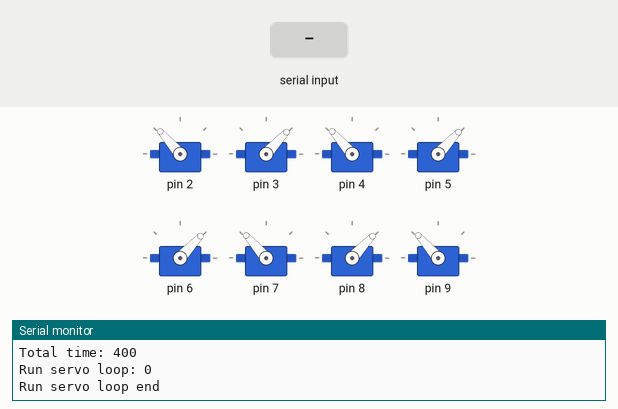
This sketch was run on a simulated Arduino Nano, built with avr-gcc and run on an emulated ATmega328P. On the bench: 8 × servo, the last lines printed to the serial monitor. The inputs (shaded band) are chosen by the test bench.

Above: at 1.6 s.
1.7 s: "<]>" received over the second serial link
At 3.3 s:
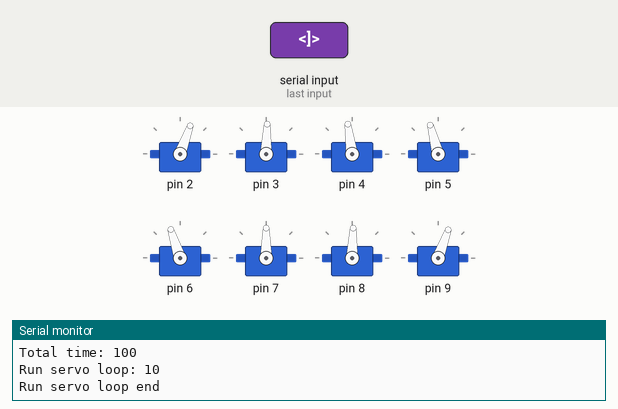
4.7 s: "<1>" received over the second serial link
At 4.94 s:
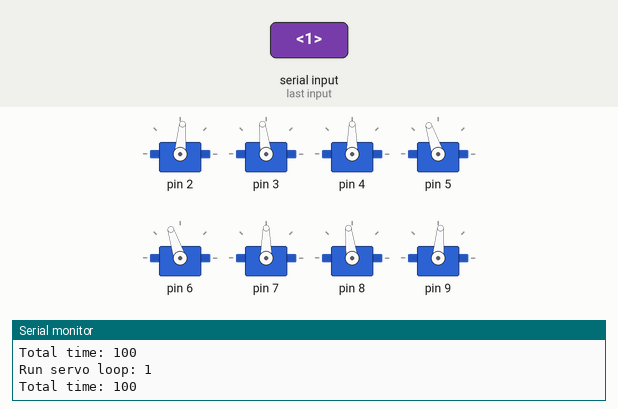
7.7 s: "<2>" received over the second serial link
At 9.4 s:
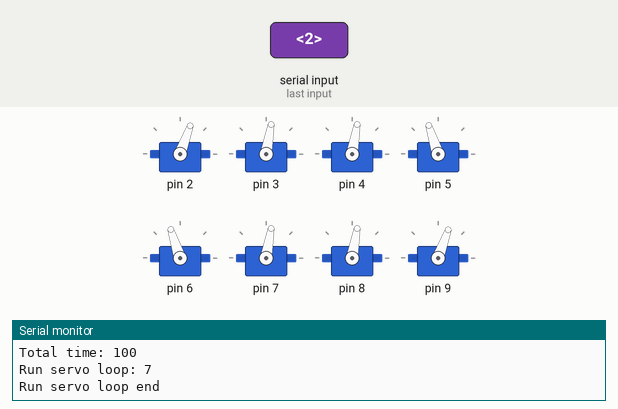
10.7 s: "<3>" received over the second serial link
At 10.94 s:
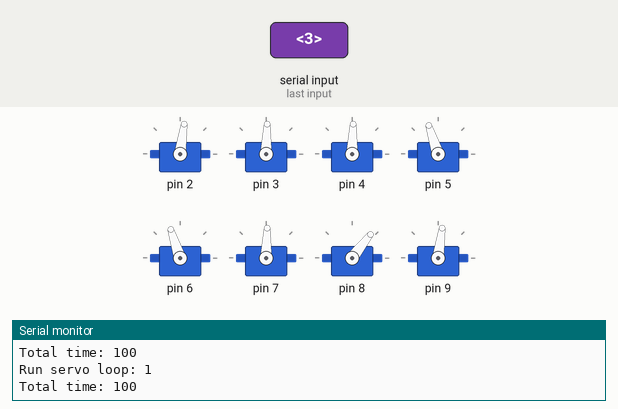
Timing chart, 0 to 13.7 s (numbered marks = the images above; inputs shaded):
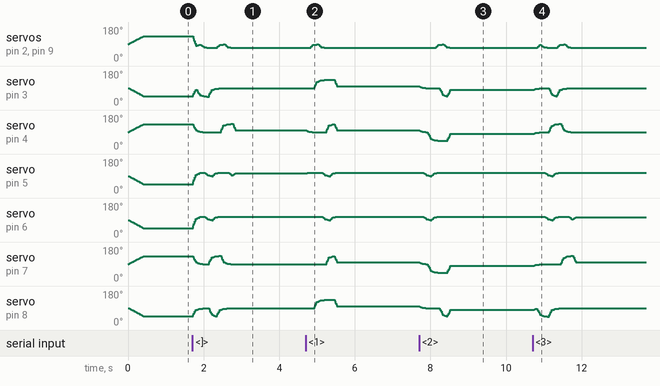

Measured:
- after the input at 4.7 s, servo on pin 2, servo on pin 9: rises from 70° to 88° in 0.17 s, then falls to 70° in 0.21 s; servo on pin 3, servo on pin 8: rises from 88° to 133° in 0.25 s, then falls to 98° in 0.34 s; servo on pin 7: rises from 90° to 132° in 0.17 s, then falls to 98° in 0.11 s
- after the input at 7.7 s, servo on pin 2, servo on pin 9: rises from 70° to 88° in 0.17 s, then falls to 70° in 0.21 s
- after the input at 10.7 s, servo on pin 4: rises from 80° to 133° in 0.68 s, then falls to 90° in 0.32 s; servo on pin 7: rises from 80° to 133° in 0.99 s, then falls to 98° in 0.13 s

The sketch:

Bluetooth_robot.ino
```cpp
#include <Servo.h>
#include <EEPROM.h>
#include <SoftwareSerial.h>

//#define ENABLE_SHIFT_BUTTONS

#define BLUETOOTH_RX_PIN 11
#define BLUETOOTH_TX_PIN 10
#define BLE_SERIAL_SPEED 57600

/* How many shift register chips are daisy-chained.
*/
#define NUMBER_OF_SHIFT_CHIPS 1

/* Width of data (how many ext lines).
*/
#define DATA_WIDTH 8

/* Width of pulse to trigger the shift register to read and latch.
*/
#define PULSE_WIDTH_USEC 5

/* Optional delay between shift register reads.
*/
#define POLL_DELAY_MSEC 1

#if defined(ENABLE_SHIFT_BUTTONS)

unsigned long lastPinsReadTime;

#define SHIFT_PLOAD_PIN 15
#define SHIFT_CLOCK_EN_PIN 17
#define SHIFT_DATA_PIN 16
#define SHIFT_CLOCK_PIN 14

bool pinValuesArr[DATA_WIDTH];
bool oldPinValuesArr[DATA_WIDTH];

#endif

String robotName = "Q1 mini"; // Robot name

const int enableCalibration = true; // Enable calibration button

#define NUMBER_OF_SERVOS 8
const int numberOfACE = 9; // Number of action code elements
int servoCal[] = { 0, 0, 0, 0, 0, 0, 0, 0 }; // Servo calibration data
int servoPos[] = { 0, 0, 0, 0, 0, 0, 0, 0 }; // Servo current position
#define SERVO_PRG_PERIOD 20
Servo servo[NUMBER_OF_SERVOS]; // Servo object

//const enum RemoteRobotCommand {
//  Zero = 0,
//  Standby = 1,
//  Forward = 2,
//  Backward = 3,
//  Move_left = 4,
//  Move_right = 5,
//  Turn_left = 6,
//  Turn_right = 7,
//  Lie = 8,
//  Say_hi = 10,
//  Fighting = 11,
//  Push_up = 12,
//  Sleep = 13,
//  Dancing1 = 14,
//  Dancing2 = 15,
//  Dancing3 = 16
//};

bool _foundCalibrationSymbol = false;
bool _foundStartingSymbol = false;
int _lastReadCommand;
String _readCommandData = "";

SoftwareSerial _bluetoothSerial(BLUETOOTH_TX_PIN, BLUETOOTH_RX_PIN);

// Action code
// --------------------------------------------------------------------------------

// Servo zero position
// -------------------------- P02, P03, P05, P15, P07, P08, P11, P16
const int servoAct00[] = { 135,  45, 135,  45,  45, 135,  45, 135 };

// Zero
int servoPrg00step = 1;
const int servoPrg00[][numberOfACE] = {
	// P02, P03, P05, P15, P07, P08, P11, P16,  ms
	{  135,  45, 135,  45,  45, 135,  45, 135,  400  }, // zero position
};

// Standby
int servoPrg01step = 2;
const int servoPrg01[][numberOfACE] = {
	// P02, P03, P05, P15, P07, P08, P11, P16,  ms
	{   90,  90,  90,  90,  90,  90,  90,  90,  200  }, // servo center point
	{   70,  90,  90, 110, 110,  90,  90,  70,  200  }, // standby
};

// Forward
int servoPrg02step = 11;
const int servoPrg02[][numberOfACE] = {
	// P02, P03, P05, P15, P07, P08, P11, P16,  ms
	{   70,  90,  90, 110, 110,  90,  90,  70,  100  }, // standby
	{   90,  90,  90, 110, 110,  90,  45,  90,  100  }, // leg1,4 up; leg4 fw
	{   70,  90,  90, 110, 110,  90,  45,  70,  100  }, // leg1,4 dn
	{   70,  90,  90,  90,  90,  90,  45,  70,  100  }, // leg2,3 up
	{   70,  45, 135,  90,  90,  90,  90,  70,  100  }, // leg1,4 bk; leg2 fw
	{   70,  45, 135, 110, 110,  90,  90,  70,  100  }, // leg2,3 dn
	{   90,  90, 135, 110, 110,  90,  90,  90,  100  }, // leg1,4 up; leg1 fw
	{   90,  90,  90, 110, 110, 135,  90,  90,  100  }, // leg2,3 bk
	{   70,  90,  90, 110, 110, 135,  90,  70,  100  }, // leg1,4 dn
	{   70,  90,  90, 110,  90, 135,  90,  70,  100  }, // leg3 up
	{   70,  90,  90, 110, 110,  90,  90,  70,  100  }, // leg3 fw dn
};

// Backward
int servoPrg03step = 11;
const int servoPrg03[][numberOfACE] = {
	// P02, P03, P05, P15, P07, P08, P11, P16,  ms
	{   70,  90,  90, 110, 110,  90,  90,  70,  100  }, // standby
	{   90,  45,  90, 110, 110,  90,  90,  90,  100  }, // leg4,1 up; leg1 fw
	{   70,  45,  90, 110, 110,  90,  90,  70,  100  }, // leg4,1 dn
	{   70,  45,  90,  90,  90,  90,  90,  70,  100  }, // leg3,2 up
	{   70,  90,  90,  90,  90, 135,  45,  70,  100  }, // leg4,1 bk; leg3 fw
	{   70,  90,  90, 110, 110, 135,  45,  70,  100  }, // leg3,2 dn
	{   90,  90,  90, 110, 110, 135,  90,  90,  100  }, // leg4,1 up; leg4 fw
	{   90,  90, 135, 110, 110,  90,  90,  90,  100  }, // leg3,1 bk
	{   70,  90, 135, 110, 110,  90,  90,  70,  100  }, // leg4,1 dn
	{   70,  90, 135,  90, 110,  90,  90,  70,  100  }, // leg2 up
	{   70,  90,  90, 110, 110,  90,  90,  70,  100  }, // leg2 fw dn
};

// Move Left
int servoPrg04step = 11;
const int servoPrg04[][numberOfACE] = {
	// P02, P03, P05, P15, P07, P08, P11, P16,  ms
	{   70,  90,  90, 110, 110,  90,  90,  70,  100  }, // standby
	{   70,  90,  45,  90,  90,  90,  90,  70,  100  }, // leg3,2 up; leg2 fw
	{   70,  90,  45, 110, 110,  90,  90,  70,  100  }, // leg3,2 dn
	{   90,  90,  45, 110, 110,  90,  90,  90,  100  }, // leg1,4 up
	{   90, 135,  90, 110, 110,  45,  90,  90,  100  }, // leg3,2 bk; leg1 fw
	{   70, 135,  90, 110, 110,  45,  90,  70,  100  }, // leg1,4 dn
	{   70, 135,  90,  90,  90,  90,  90,  70,  100  }, // leg3,2 up; leg3 fw
	{   70,  90,  90,  90,  90,  90, 135,  70,  100  }, // leg1,4 bk
	{   70,  90,  90, 110, 110,  90, 135,  70,  100  }, // leg3,2 dn
	{   70,  90,  90, 110, 110,  90, 135,  90,  100  }, // leg4 up
	{   70,  90,  90, 110, 110,  90,  90,  70,  100  }, // leg4 fw dn
};

// Move Right
int servoPrg05step = 11;
const int servoPrg05[][numberOfACE] = {
	// P02, P03, P05, P15, P07, P08, P11, P16,  ms
	{   70,  90,  90, 110, 110,  90,  90,  70,  100  }, // standby
	{   70,  90,  90,  90,  90,  45,  90,  70,  100  }, // leg2,3 up; leg3 fw
	{   70,  90,  90, 110, 110,  45,  90,  70,  100  }, // leg2,3 dn
	{   90,  90,  90, 110, 110,  45,  90,  90,  100  }, // leg4,1 up
	{   90,  90,  45, 110, 110,  90, 135,  90,  100  }, // leg2,3 bk; leg4 fw
	{   70,  90,  45, 110, 110,  90, 135,  70,  100  }, // leg4,1 dn
	{   70,  90,  90,  90,  90,  90, 135,  70,  100  }, // leg2,3 up; leg2 fw
	{   70, 135,  90,  90,  90,  90,  90,  70,  100  }, // leg4,1 bk
	{   70, 135,  90, 110, 110,  90,  90,  70,  100  }, // leg2,3 dn
	{   90, 135,  90, 110, 110,  90,  90,  70,  100  }, // leg1 up
	{   70,  90,  90, 110, 110,  90,  90,  70,  100  }, // leg1 fw dn
};

// Turn left
int servoPrg06step = 8;
const int servoPrg06[][numberOfACE] = {
	// P02, P03, P05, P15, P07, P08, P11, P16,  ms
	{   70,  90,  90, 110, 110,  90,  90,  70,  100  }, // standby
	{   90,  90,  90, 110, 110,  90,  90,  90,  100  }, // leg1,4 up
	{   90, 135,  90, 110, 110,  90, 135,  90,  100  }, // leg1,4 turn
	{   70, 135,  90, 110, 110,  90, 135,  70,  100  }, // leg1,4 dn
	{   70, 135,  90,  90,  90,  90, 135,  70,  100  }, // leg2,3 up
	{   70, 135, 135,  90,  90, 135, 135,  70,  100  }, // leg2,3 turn
	{   70, 135, 135, 110, 110, 135, 135,  70,  100  }, // leg2,3 dn
	{   70,  90,  90, 110, 110,  90,  90,  70,  100  }, // leg1,2,3,4 turn
};

// Turn right
int servoPrg07step = 8;
const int servoPrg07[][numberOfACE] = {
	// P02, P03, P05, P15, P07, P08, P11, P16,  ms
	{   70,  90,  90, 110, 110,  90,  90,  70,  100  }, // standby
	{   70,  90,  90,  90,  90,  90,  90,  70,  100  }, // leg2,3 up
	{   70,  90,  45,  90,  90,  45,  90,  70,  100  }, // leg2,3 turn
	{   70,  90,  45, 110, 110,  45,  90,  70,  100  }, // leg2,3 dn
	{   90,  90,  45, 110, 110,  45,  90,  90,  100  }, // leg1,4 up
	{   90,  45,  45, 110, 110,  45,  45,  90,  100  }, // leg1,4 turn
	{   70,  45,  45, 110, 110,  45,  45,  70,  100  }, // leg1,4 dn
	{   70,  90,  90, 110, 110,  90,  90,  70,  100  }, // leg1,2,3,4 turn
};

// Lie
int servoPrg08step = 1;
const int servoPrg08[][numberOfACE] = {
	// P02, P03, P05, P15, P07, P08, P11, P16,  ms
	{  110,  90,  90,  70,  70,  90,  90, 110,  500  }, // leg1,4 up
};

// Say Hi
int servoPrg09step = 4;
const int servoPrg09[][numberOfACE] = {
	// P02, P03, P05, P15, P07, P08, P11, P16,  ms
	{  120,  90,  90, 110,  60,  90,  90,  70,  200  }, // leg1, 3 down
	{   70,  90,  90, 110, 110,  90,  90,  70,  200  }, // standby
	{  120,  90,  90, 110,  60,  90,  90,  70,  200  }, // leg1, 3 down
	{   70,  90,  90, 110, 110,  90,  90,  70,  200  }, // standby
};

// Fighting
int servoPrg10step = 11;
const int servoPrg10[][numberOfACE] = {
	// P02, P03, P05, P15, P07, P08, P11, P16,  ms
	{  120,  90,  90, 110,  60,  90,  90,  70,  200  }, // leg1, 2 down
	{  120,  70,  70, 110,  60,  70,  70,  70,  200  }, // body turn left
	{  120, 110, 110, 110,  60, 110, 110,  70,  200  }, // body turn right
	{  120,  70,  70, 110,  60,  70,  70,  70,  200  }, // body turn left
	{  120, 110, 110, 110,  60, 110, 110,  70,  200  }, // body turn right
	{   70,  90,  90,  70, 110,  90,  90, 110,  200  }, // leg1, 2 up ; leg3, 4 down
	{   70,  70,  70,  70, 110,  70,  70, 110,  200  }, // body turn left
	{   70, 110, 110,  70, 110, 110, 110, 110,  200  }, // body turn right
	{   70,  70,  70,  70, 110,  70,  70, 110,  200  }, // body turn left
	{   70, 110, 110,  70, 110, 110, 110, 110,  200  }, // body turn right
	{   70,  90,  90,  70, 110,  90,  90, 110,  200  }  // leg1, 2 up ; leg3, 4 down
};

// Push up
int servoPrg11step = 11;
const int servoPrg11[][numberOfACE] = {
	// P02, P03, P05, P15, P07, P08, P11, P16,  ms
	{   70,  90,  90, 110, 110,  90,  90,  70,  300  }, // start
	{  100,  90,  90,  80,  80,  90,  90, 100,  400  }, // down
	{   70,  90,  90, 110, 110,  90,  90,  70,  500  }, // up
	{  100,  90,  90,  80,  80,  90,  90, 100,  600  }, // down
	{   70,  90,  90, 110, 110,  90,  90,  70,  700  }, // up
	{  100,  90,  90,  80,  80,  90,  90, 100, 1300  }, // down
	{   70,  90,  90, 110, 110,  90,  90,  70, 1800  }, // up
	{  135,  90,  90,  45,  45,  90,  90, 135,  200  }, // fast down
	{   70,  90,  90,  45,  60,  90,  90, 135,  500  }, // leg1 up
	{   70,  90,  90,  45, 110,  90,  90, 135,  500  }, // leg2 up
	{   70,  90,  90, 110, 110,  90,  90,  70,  500  }  // leg3, leg4 up
};

// Sleep
int servoPrg12step = 2;
const int servoPrg12[][numberOfACE] = {
	// P02, P03, P05, P15, P07, P08, P11, P16,  ms
	{   30,  90,  90, 150, 150,  90,  90,  30,  200  }, // leg1,4 dn
	{   30,  45, 135, 150, 150, 135,  45,  30,  200  }, // protect myself
};

// Dancing 1
int servoPrg13step = 10;
const int servoPrg13[][numberOfACE] = {
	// P02, P03, P05, P15, P07, P08, P11, P16,  ms
	{   90,  90,  90,  90,  90,  90,  90,  90,  300  }, // leg1,2,3,4 up
	{   50,  90,  90,  90,  90,  90,  90,  90,  300  }, // leg1 dn
	{   90,  90,  90, 130,  90,  90,  90,  90,  300  }, // leg1 up; leg2 dn
	{   90,  90,  90,  90,  90,  90,  90,  50,  300  }, // leg2 up; leg4 dn
	{   90,  90,  90,  90, 130,  90,  90,  90,  300  }, // leg4 up; leg3 dn
	{   50,  90,  90,  90,  90,  90,  90,  90,  300  }, // leg3 up; leg1 dn
	{   90,  90,  90, 130,  90,  90,  90,  90,  300  }, // leg1 up; leg2 dn
	{   90,  90,  90,  90,  90,  90,  90,  50,  300  }, // leg2 up; leg4 dn
	{   90,  90,  90,  90, 130,  90,  90,  90,  300  }, // leg4 up; leg3 dn
	{   90,  90,  90,  90,  90,  90,  90,  90,  300  }, // leg3 up
};

// Dancing 2
int servoPrg14step = 9;
const int servoPrg14[][numberOfACE] = {
	// P02, P03, P05, P15, P07, P08, P11, P16,  ms
	{   70,  45, 135, 110, 110, 135,  45,  70,  300  }, // leg1,2,3,4 two sides
	{  115,  45, 135,  65, 110, 135,  45,  70,  300  }, // leg1,2 up
	{   70,  45, 135, 110,  65, 135,  45, 115,  300  }, // leg1,2 dn; leg3,4 up
	{  115,  45, 135,  65, 110, 135,  45,  70,  300  }, // leg3,4 dn; leg1,2 up
	{   70,  45, 135, 110,  65, 135,  45, 115,  300  }, // leg1,2 dn; leg3,4 up
	{  115,  45, 135,  65, 110, 135,  45,  70,  300  }, // leg3,4 dn; leg1,2 up
	{   70,  45, 135, 110,  65, 135,  45, 115,  300  }, // leg1,2 dn; leg3,4 up
	{  115,  45, 135,  65, 110, 135,  45,  70,  300  }, // leg3,4 dn; leg1,2 up
	{   75,  45, 135, 105, 110, 135,  45,  70,  300  }, // leg1,2 dn
};

// Dancing 3
int servoPrg15step = 10;
const int servoPrg15[][numberOfACE] = {
	// P02, P03, P05, P15, P07, P08, P11, P16,  ms
	{   70,  45,  45, 110, 110, 135, 135,  70,  300  }, // leg1,2,3,4 bk
	{  110,  45,  45,  60,  70, 135, 135,  70,  300  }, // leg1,2,3 up
	{   70,  45,  45, 110, 110, 135, 135,  70,  300  }, // leg1,2,3 dn
	{  110,  45,  45, 110,  70, 135, 135, 120,  300  }, // leg1,3,4 up
	{   70,  45,  45, 110, 110, 135, 135,  70,  300  }, // leg1,3,4 dn
	{  110,  45,  45,  60,  70, 135, 135,  70,  300  }, // leg1,2,3 up
	{   70,  45,  45, 110, 110, 135, 135,  70,  300  }, // leg1,2,3 dn
	{  110,  45,  45, 110,  70, 135, 135, 120,  300  }, // leg1,3,4 up
	{   70,  45,  45, 110, 110, 135, 135,  70,  300  }, // leg1,3,4 dn
	{   70,  90,  90, 110, 110,  90,  90,  70,  300  }, // standby
};

// --------------------------------------------------------------------------------


void setup()
{
	//eepromClear();

	Serial.begin(9600);

#if defined(ENABLE_SHIFT_BUTTONS)
	/* Initialize our digital pins...
	*/
	pinMode(SHIFT_PLOAD_PIN, OUTPUT);
	pinMode(SHIFT_CLOCK_EN_PIN, OUTPUT);
	pinMode(SHIFT_CLOCK_PIN, OUTPUT);
	pinMode(SHIFT_DATA_PIN, INPUT);

	digitalWrite(SHIFT_CLOCK_PIN, LOW);
	digitalWrite(SHIFT_PLOAD_PIN, HIGH);

	/* Read in and display the pin states at startup.
	*/
	lastPinsReadTime = millis();
	read_shift_regs(pinValuesArr);
	display_pin_values();
	copyToArray(pinValuesArr, oldPinValuesArr, DATA_WIDTH);
#endif

	_bluetoothSerial.begin(BLE_SERIAL_SPEED);
	getServoCal(); // Get servoCal from EEPROM
  printArray(servoCal, NUMBER_OF_SERVOS);

	// Servo Pin Set
	servo[0].attach(2);
	servo[1].attach(3);
	servo[2].attach(4);
	servo[3].attach(5);
	servo[4].attach(6);
	servo[5].attach(7);
	servo[6].attach(8);
	servo[7].attach(9);

	runServoPrg(servoPrg00, servoPrg00step); // zero position
}

void loop()
{
	processBluetoothInput();

#if defined(ENABLE_SHIFT_BUTTONS)
	if (millis() - lastPinsReadTime > POLL_DELAY_MSEC)
	{
		read_shift_regs(pinValuesArr);

		if (compareArrays(pinValuesArr, oldPinValuesArr, DATA_WIDTH) == false)
		{
			Serial.print("*Pin value change detected*\r\n");
			printArray(pinValuesArr, DATA_WIDTH);
			display_pin_values();
			copyToArray(pinValuesArr, oldPinValuesArr, DATA_WIDTH);
			activateCommandByIndex(getFirstActiveButtonIndex(pinValuesArr, DATA_WIDTH));
		}
		lastPinsReadTime = millis();
	}
#endif
	//Serial.println("-");
}

// Robot functions functions
// --------------------------------------------------------------------------------

#if defined(ENABLE_SHIFT_BUTTONS)

void activateCommandByIndex(int buttonIndex)
{
	Serial.println("Executing index: " + (String)buttonIndex);
	switch (buttonIndex)
	{
	case 0:
	{
		//Backward
		runServoPrg(servoPrg03, servoPrg03step);
		break;
	}
	case 1:
	{
		//Turn left
		runServoPrg(servoPrg06, servoPrg06step);
		break;
	}
	case 2:
	{
		//Turn right
		runServoPrg(servoPrg07, servoPrg07step);
		break;
	}
	case 3:
	{
		//Forward
		runServoPrg(servoPrg02, servoPrg02step);
		break;
	}
	case 4:
	{
		//Zero
		runServoPrg(servoPrg00, servoPrg00step);
		break;
	}
	case 5:
	{
		//Push up
		runServoPrg(servoPrg11, servoPrg11step);
		break;
	}
	case 6:
	{
		//Dancing 1
		runServoPrg(servoPrg13, servoPrg13step);
		break;
	}
	case 7:
	{
		//Lie
		runServoPrg(servoPrg08, servoPrg08step);
		break;
	}
	default:
		break;
	}
}

int getFirstActiveButtonIndex(bool pinValuesData[], int arrLength)
{
	for (int counter = 0; counter < arrLength; counter++)
	{
		if (pinValuesData[counter] == false)
			return counter;
	}
	return -1;
}

#endif

void processBluetoothInput()
{
	while (_bluetoothSerial.available())
	{
		char currentInput = _bluetoothSerial.read();

		if (_foundCalibrationSymbol == false && currentInput == '[')
		{
			_foundCalibrationSymbol = true;
		}
		else if (_foundCalibrationSymbol == true && currentInput == ']')
		{
			parseAndSetCalibration(_readCommandData);
			_foundCalibrationSymbol = false;
			_readCommandData = "";
		}
		else if (_foundCalibrationSymbol == true)
		{
			_readCommandData += currentInput;
		}
		else if (_foundStartingSymbol == false && currentInput == '<')
		{
			_foundStartingSymbol = true;
		}
		else if (_foundStartingSymbol == true && currentInput == '>')
		{
			_lastReadCommand = _readCommandData.toInt();
			_foundStartingSymbol = false;
			_readCommandData = "";
			executeCommand(_lastReadCommand);
		}
		else if (_foundStartingSymbol == true)
		{
			_readCommandData += currentInput;
		}
	}
}

void parseAndSetCalibration(String calibrationData)
{
  //Serial.println(calibrationData);
  char calDataArr[calibrationData.length() + 1];
  calibrationData.toCharArray(calDataArr, calibrationData.length() + 1);
	int calibrationDataLocal[2] = {0,0};
	int tempCalibrationIndex = 0;
	String tempNumber = "";
	for (int counter = 0; counter < calibrationData.length(); counter++)
	{
		if (calDataArr[counter] == ':')
		{
      //Serial.println(":");
			calibrationDataLocal[tempCalibrationIndex] = tempNumber.toInt();
			tempNumber = "";
			tempCalibrationIndex++;
		}
		else
		{
      //Serial.println(tempNumber);
			tempNumber += calDataArr[counter];
		}
   //Serial.println("ARR: " + (String)calDataArr[counter]);
	}
  calibrationDataLocal[tempCalibrationIndex] = tempNumber.toInt();
  //Serial.println("CAL " + (String)calibrationDataLocal[0] + " " + (String)calibrationDataLocal[1]);

	servoCal[calibrationDataLocal[0]] = calibrationDataLocal[1];
	putServoCal();
	runServoPrg(servoPrg01, servoPrg01step); //standby
}

void executeCommand(int command)
{
  Serial.println(command);
	switch (command)
	{
	case 0: //Backward:
	{
		runServoPrg(servoPrg03, servoPrg03step);
		break;
	}
	case 1: //Turn_left:
	{
		runServoPrg(servoPrg06, servoPrg06step);
		break;
	}
	case 2: //Turn_right:
	{
		runServoPrg(servoPrg07, servoPrg07step);
		break;
	}
	case 3: //Forward:
	{
		runServoPrg(servoPrg02, servoPrg02step);
		break;
	}
	case 4: //Zero:
	{
		runServoPrg(servoPrg00, servoPrg00step);
		break;
	}
//	case 5: //Push_up:
//	{
//		runServoPrg(servoPrg11, servoPrg11step);
//		break;
//	}
//	case 6: //Dancing1:
//	{
//		runServoPrg(servoPrg13, servoPrg13step);
//		break;
//	}
	case 7: //Lie:
	{
		runServoPrg(servoPrg08, servoPrg08step);
		break;
	}
//	case 8: //Dancing2:
//	{
//		runServoPrg(servoPrg14, servoPrg14step);
//		break;
//	}
//	case 9: //Dancing3:
//	{
//		runServoPrg(servoPrg15, servoPrg15step);
//		break;
//	}
	case 10: //Sleep:
	{
		runServoPrg(servoPrg12, servoPrg12step);
		break;
	}
//	case 11: //Fighting:
//	{
//		runServoPrg(servoPrg10, servoPrg10step);
//		break;
//	}
	case 12: //Say_hi:
	{
		runServoPrg(servoPrg09, servoPrg09step);
		break;
	}
	case 13: //Move_left:
	{
		runServoPrg(servoPrg04, servoPrg04step);
		break;
	}
	case 14: //Move_right:
	{
		runServoPrg(servoPrg05, servoPrg05step);
		break;
	}
	case 15: //Standby:
	{
		runServoPrg(servoPrg01, servoPrg01step);
		break;
	}
	default:
		break;
	}
}

// EEPROM Clear (For debug only)
void eepromClear()
{
	for (int i = 0; i < EEPROM.length(); i++) {
		EEPROM.write(i, 0);
	}
	//randomSound();
}

// Get servoCal from EEPROM
void getServoCal()
{
	int eeAddress = 0;
	for (int i = 0; i < NUMBER_OF_SERVOS; i++) {
		EEPROM.get(eeAddress, servoCal[i]);
		eeAddress += sizeof(servoCal[i]);
	}
}

// Put servoCal to EEPROM
void putServoCal()
{
	int eeAddress = 0;
	for (int i = 0; i < NUMBER_OF_SERVOS; i++) {
		EEPROM.put(eeAddress, servoCal[i]);
		eeAddress += sizeof(servoCal[i]);
	}
}

// Clear Servo calibration data
void clearCal()
{
	for (int i = 0; i < NUMBER_OF_SERVOS; i++) {
		servoCal[i] = 0;
	}
	putServoCal(); // Put servoCal to EEPROM
	runServoPrg(servoPrg00, servoPrg00step); // zero position
}

// Calibration
void calibration(int i, int change)
{
	servoCal[i] = servoCal[i] + change;
	servo[i].write(servoAct00[i] + servoCal[i]);
	putServoCal(); // Put servoCal to EEPROM
	delay(400);
}

void runServoPrg(const int servoPrg[][numberOfACE], int step)
{
	for (int i = 0; i < step; i++) { // Loop for step

		int totalTime = servoPrg[i][numberOfACE - 1]; // Total time of this step
		Serial.println("Total time: " + (String)totalTime);

		// Get servo start position
		for (int s = 0; s < NUMBER_OF_SERVOS; s++) {
			servoPos[s] = servo[s].read() - servoCal[s];
		}

		for (int j = 0; j < totalTime / SERVO_PRG_PERIOD; j++) { // Loop for time section
			for (int k = 0; k < NUMBER_OF_SERVOS; k++) { // Loop for servo
				servo[k].write((map(j, 0, totalTime / SERVO_PRG_PERIOD, servoPos[k], servoPrg[i][k])) + servoCal[k]);
			}
			delay(SERVO_PRG_PERIOD);
		}
		Serial.println("Run servo loop: " + (String)i);
	}
	Serial.println("Run servo loop end");
}

#if defined(ENABLE_SHIFT_BUTTONS)

// Buttons functions
// --------------------------------------------------------------------------------

void read_shift_regs(bool* output)
{
	long bitVal;
	bool newPinValues[DATA_WIDTH];

	/* Trigger a parallel Load to latch the state of the data lines,
	*/
	digitalWrite(SHIFT_CLOCK_EN_PIN, HIGH);
	digitalWrite(SHIFT_PLOAD_PIN, LOW);
	delayMicroseconds(PULSE_WIDTH_USEC);
	digitalWrite(SHIFT_PLOAD_PIN, HIGH);
	digitalWrite(SHIFT_CLOCK_EN_PIN, LOW);

	/* Loop to read each bit value from the serial out line
	 * of the SN74HC165N.
	*/
	for (int i = 0; i < DATA_WIDTH; i++)
	{
		bitVal = digitalRead(SHIFT_DATA_PIN);

		newPinValues[i] = (bool)bitVal;

		digitalWrite(SHIFT_CLOCK_PIN, HIGH);
		delayMicroseconds(PULSE_WIDTH_USEC);
		digitalWrite(SHIFT_CLOCK_PIN, LOW);
	}
	copyToArray(newPinValues, output, DATA_WIDTH);
}

/* Dump the list of zones along with their current status.
*/
void display_pin_values()
{
	Serial.print("Pin States:\r\n");

	for (int i = 0; i < DATA_WIDTH; i++)
	{
		Serial.print("  Pin-");
		Serial.print(i);
		Serial.print(": ");

		if (pinValuesArr[i])
			Serial.print("HIGH");
		else
			Serial.print("LOW");

		Serial.print("\r\n");
	}

	Serial.print("\r\n");
}

#endif

bool compareArrays(bool first[], bool second[], int arrLength)
{
	for (int counter = 0; counter < arrLength; counter++)
	{
		if (first[counter] != second[counter])
		{
			return false;
		}
	}
	return true;
}

void copyToArray(bool* copyFrom, bool* copyTo, int arrLength)
{
	for (int counter = 0; counter < arrLength; counter++)
	{
		copyTo[counter] = copyFrom[counter];
	}
}

void printArray(bool input[], int arrLength)
{
	for (int counter = 0; counter < arrLength; counter++)
	{
		Serial.print(input[counter]);
	}
	Serial.println();
}

void printArray(int input[], int arrLength)
{
  for (int counter = 0; counter < arrLength; counter++)
  {
    Serial.print(input[counter]);
    Serial.print(" ");
  }
  Serial.println();
}
```
